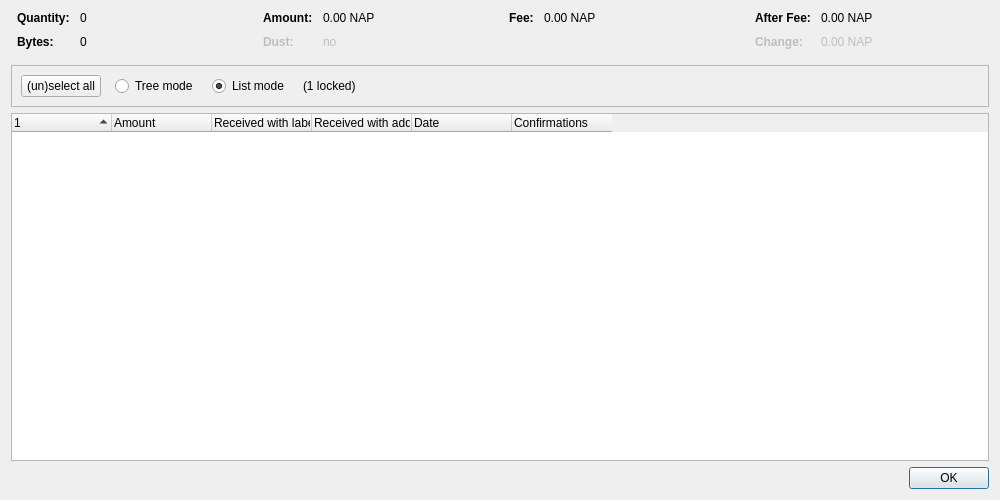
<?xml version="1.0" encoding="UTF-8"?>
<ui version="4.0">
 <class>CoinControlDialog</class>
 <widget class="QDialog" name="CoinControlDialog">
  <property name="geometry">
   <rect>
    <x>0</x>
    <y>0</y>
    <width>1000</width>
    <height>500</height>
   </rect>
  </property>
  <property name="windowTitle">
   <string>Coin Selection</string>
  </property>
  <layout class="QVBoxLayout" name="verticalLayout">
   <item>
    <layout class="QHBoxLayout" name="horizontalLayoutTop" stretch="0,0,0,0">
     <property name="topMargin">
      <number>0</number>
     </property>
     <property name="bottomMargin">
      <number>10</number>
     </property>
     <item>
      <layout class="QFormLayout" name="formLayoutCoinControl1">
       <property name="horizontalSpacing">
        <number>10</number>
       </property>
       <property name="verticalSpacing">
        <number>10</number>
       </property>
       <property name="leftMargin">
        <number>6</number>
       </property>
       <property name="rightMargin">
        <number>6</number>
       </property>
       <item row="0" column="0">
        <widget class="QLabel" name="labelCoinControlQuantityText">
         <property name="font">
          <font>
           <weight>75</weight>
           <bold>true</bold>
          </font>
         </property>
         <property name="text">
          <string>Quantity:</string>
         </property>
        </widget>
       </item>
       <item row="0" column="1">
        <widget class="QLabel" name="labelCoinControlQuantity">
         <property name="cursor">
          <cursorShape>IBeamCursor</cursorShape>
         </property>
         <property name="contextMenuPolicy">
          <enum>Qt::ActionsContextMenu</enum>
         </property>
         <property name="text">
          <string notr="true">0</string>
         </property>
         <property name="textInteractionFlags">
          <set>Qt::LinksAccessibleByMouse|Qt::TextSelectableByKeyboard|Qt::TextSelectableByMouse</set>
         </property>
        </widget>
       </item>
       <item row="1" column="0">
        <widget class="QLabel" name="labelCoinControlBytesText">
         <property name="font">
          <font>
           <weight>75</weight>
           <bold>true</bold>
          </font>
         </property>
         <property name="text">
          <string>Bytes:</string>
         </property>
        </widget>
       </item>
       <item row="1" column="1">
        <widget class="QLabel" name="labelCoinControlBytes">
         <property name="cursor">
          <cursorShape>IBeamCursor</cursorShape>
         </property>
         <property name="contextMenuPolicy">
          <enum>Qt::ActionsContextMenu</enum>
         </property>
         <property name="text">
          <string notr="true">0</string>
         </property>
         <property name="textInteractionFlags">
          <set>Qt::LinksAccessibleByMouse|Qt::TextSelectableByKeyboard|Qt::TextSelectableByMouse</set>
         </property>
        </widget>
       </item>
      </layout>
     </item>
     <item>
      <layout class="QFormLayout" name="formLayoutCoinControl2">
       <property name="horizontalSpacing">
        <number>10</number>
       </property>
       <property name="verticalSpacing">
        <number>10</number>
       </property>
       <property name="leftMargin">
        <number>6</number>
       </property>
       <property name="rightMargin">
        <number>6</number>
       </property>
       <item row="0" column="0">
        <widget class="QLabel" name="labelCoinControlAmountText">
         <property name="font">
          <font>
           <weight>75</weight>
           <bold>true</bold>
          </font>
         </property>
         <property name="text">
          <string>Amount:</string>
         </property>
        </widget>
       </item>
       <item row="0" column="1">
        <widget class="QLabel" name="labelCoinControlAmount">
         <property name="cursor">
          <cursorShape>IBeamCursor</cursorShape>
         </property>
         <property name="contextMenuPolicy">
          <enum>Qt::ActionsContextMenu</enum>
         </property>
         <property name="text">
          <string notr="true">0.00 NAP</string>
         </property>
         <property name="textInteractionFlags">
          <set>Qt::LinksAccessibleByMouse|Qt::TextSelectableByKeyboard|Qt::TextSelectableByMouse</set>
         </property>
        </widget>
       </item>
       <item row="1" column="0">
        <widget class="QLabel" name="labelCoinControlLowOutputText">
         <property name="enabled">
          <bool>false</bool>
         </property>
         <property name="font">
          <font>
           <weight>75</weight>
           <bold>true</bold>
          </font>
         </property>
         <property name="text">
          <string>Dust:</string>
         </property>
        </widget>
       </item>
       <item row="1" column="1">
        <widget class="QLabel" name="labelCoinControlLowOutput">
         <property name="enabled">
          <bool>false</bool>
         </property>
         <property name="cursor">
          <cursorShape>IBeamCursor</cursorShape>
         </property>
         <property name="contextMenuPolicy">
          <enum>Qt::ActionsContextMenu</enum>
         </property>
         <property name="text">
          <string notr="true">no</string>
         </property>
         <property name="textInteractionFlags">
          <set>Qt::LinksAccessibleByMouse|Qt::TextSelectableByKeyboard|Qt::TextSelectableByMouse</set>
         </property>
        </widget>
       </item>
      </layout>
     </item>
     <item>
      <layout class="QFormLayout" name="formLayoutCoinControl3">
       <property name="horizontalSpacing">
        <number>10</number>
       </property>
       <property name="verticalSpacing">
        <number>10</number>
       </property>
       <property name="leftMargin">
        <number>6</number>
       </property>
       <property name="rightMargin">
        <number>6</number>
       </property>
       <item row="0" column="0">
        <widget class="QLabel" name="labelCoinControlFeeText">
         <property name="font">
          <font>
           <weight>75</weight>
           <bold>true</bold>
          </font>
         </property>
         <property name="text">
          <string>Fee:</string>
         </property>
        </widget>
       </item>
       <item row="0" column="1">
        <widget class="QLabel" name="labelCoinControlFee">
         <property name="cursor">
          <cursorShape>IBeamCursor</cursorShape>
         </property>
         <property name="contextMenuPolicy">
          <enum>Qt::ActionsContextMenu</enum>
         </property>
         <property name="text">
          <string notr="true">0.00 NAP</string>
         </property>
         <property name="textInteractionFlags">
          <set>Qt::LinksAccessibleByMouse|Qt::TextSelectableByKeyboard|Qt::TextSelectableByMouse</set>
         </property>
        </widget>
       </item>
      </layout>
     </item>
     <item>
      <layout class="QFormLayout" name="formLayoutCoinControl4">
       <property name="horizontalSpacing">
        <number>10</number>
       </property>
       <property name="verticalSpacing">
        <number>10</number>
       </property>
       <property name="leftMargin">
        <number>6</number>
       </property>
       <property name="rightMargin">
        <number>6</number>
       </property>
       <item row="0" column="0">
        <widget class="QLabel" name="labelCoinControlAfterFeeText">
         <property name="font">
          <font>
           <weight>75</weight>
           <bold>true</bold>
          </font>
         </property>
         <property name="text">
          <string>After Fee:</string>
         </property>
        </widget>
       </item>
       <item row="0" column="1">
        <widget class="QLabel" name="labelCoinControlAfterFee">
         <property name="cursor">
          <cursorShape>IBeamCursor</cursorShape>
         </property>
         <property name="contextMenuPolicy">
          <enum>Qt::ActionsContextMenu</enum>
         </property>
         <property name="text">
          <string notr="true">0.00 NAP</string>
         </property>
         <property name="textInteractionFlags">
          <set>Qt::LinksAccessibleByMouse|Qt::TextSelectableByKeyboard|Qt::TextSelectableByMouse</set>
         </property>
        </widget>
       </item>
       <item row="1" column="0">
        <widget class="QLabel" name="labelCoinControlChangeText">
         <property name="enabled">
          <bool>false</bool>
         </property>
         <property name="font">
          <font>
           <weight>75</weight>
           <bold>true</bold>
          </font>
         </property>
         <property name="text">
          <string>Change:</string>
         </property>
        </widget>
       </item>
       <item row="1" column="1">
        <widget class="QLabel" name="labelCoinControlChange">
         <property name="enabled">
          <bool>false</bool>
         </property>
         <property name="cursor">
          <cursorShape>IBeamCursor</cursorShape>
         </property>
         <property name="contextMenuPolicy">
          <enum>Qt::ActionsContextMenu</enum>
         </property>
         <property name="text">
          <string notr="true">0.00 NAP</string>
         </property>
         <property name="textInteractionFlags">
          <set>Qt::LinksAccessibleByMouse|Qt::TextSelectableByKeyboard|Qt::TextSelectableByMouse</set>
         </property>
        </widget>
       </item>
      </layout>
     </item>
    </layout>
   </item>
   <item>
    <widget class="QFrame" name="frame">
     <property name="minimumSize">
      <size>
       <width>0</width>
       <height>40</height>
      </size>
     </property>
     <property name="frameShape">
      <enum>QFrame::StyledPanel</enum>
     </property>
     <property name="frameShadow">
      <enum>QFrame::Sunken</enum>
     </property>
     <layout class="QHBoxLayout" name="horizontalLayout">
      <item>
       <layout class="QHBoxLayout" name="horizontalLayoutPanel" stretch="0,0,0,0,0">
        <property name="spacing">
         <number>14</number>
        </property>
        <item>
         <widget class="QPushButton" name="pushButtonSelectAll">
          <property name="sizePolicy">
           <sizepolicy hsizetype="Maximum" vsizetype="Fixed">
            <horstretch>0</horstretch>
            <verstretch>0</verstretch>
           </sizepolicy>
          </property>
          <property name="text">
           <string>(un)select all</string>
          </property>
          <property name="autoDefault">
           <bool>false</bool>
          </property>
         </widget>
        </item>
        <item>
         <widget class="QRadioButton" name="radioTreeMode">
          <property name="sizePolicy">
           <sizepolicy hsizetype="Maximum" vsizetype="Fixed">
            <horstretch>0</horstretch>
            <verstretch>0</verstretch>
           </sizepolicy>
          </property>
          <property name="text">
           <string>Tree mode</string>
          </property>
         </widget>
        </item>
        <item>
         <widget class="QRadioButton" name="radioListMode">
          <property name="sizePolicy">
           <sizepolicy hsizetype="Maximum" vsizetype="Fixed">
            <horstretch>0</horstretch>
            <verstretch>0</verstretch>
           </sizepolicy>
          </property>
          <property name="text">
           <string>List mode</string>
          </property>
          <property name="checked">
           <bool>true</bool>
          </property>
         </widget>
        </item>
        <item>
         <widget class="QLabel" name="labelLocked">
          <property name="text">
           <string notr="true">(1 locked)</string>
          </property>
         </widget>
        </item>
        <item>
         <spacer name="horizontalSpacer">
          <property name="orientation">
           <enum>Qt::Horizontal</enum>
          </property>
          <property name="sizeHint" stdset="0">
           <size>
            <width>40</width>
            <height>20</height>
           </size>
          </property>
         </spacer>
        </item>
       </layout>
      </item>
     </layout>
    </widget>
   </item>
   <item>
    <widget class="CoinControlTreeWidget" name="treeWidget">
     <property name="contextMenuPolicy">
      <enum>Qt::CustomContextMenu</enum>
     </property>
     <property name="sortingEnabled">
      <bool>false</bool>
     </property>
     <property name="columnCount">
      <number>6</number>
     </property>
     <attribute name="headerShowSortIndicator" stdset="0">
      <bool>true</bool>
     </attribute>
     <attribute name="headerStretchLastSection">
      <bool>false</bool>
     </attribute>
     <column>
      <property name="text">
       <string/>
      </property>
     </column>
     <column>
      <property name="text">
       <string>Amount</string>
      </property>
     </column>
     <column>
      <property name="text">
       <string>Received with label</string>
      </property>
     </column>
     <column>
      <property name="text">
       <string>Received with address</string>
      </property>
     </column>
     <column>
      <property name="text">
       <string>Date</string>
      </property>
     </column>
     <column>
      <property name="text">
       <string>Confirmations</string>
      </property>
      <property name="toolTip">
       <string>Confirmed</string>
      </property>
     </column>
     <column>
      <property name="text">
       <string/>
      </property>
     </column>
     <column>
      <property name="text">
       <string/>
      </property>
     </column>
     <column>
      <property name="text">
       <string/>
      </property>
     </column>
     <column>
      <property name="text">
       <string/>
      </property>
     </column>
    </widget>
   </item>
   <item>
    <widget class="QDialogButtonBox" name="buttonBox">
     <property name="orientation">
      <enum>Qt::Horizontal</enum>
     </property>
     <property name="standardButtons">
      <set>QDialogButtonBox::Ok</set>
     </property>
    </widget>
   </item>
  </layout>
 </widget>
 <customwidgets>
  <customwidget>
   <class>CoinControlTreeWidget</class>
   <extends>QTreeWidget</extends>
   <header>qt/coincontroltreewidget.h</header>
  </customwidget>
 </customwidgets>
 <resources/>
 <connections/>
</ui>
